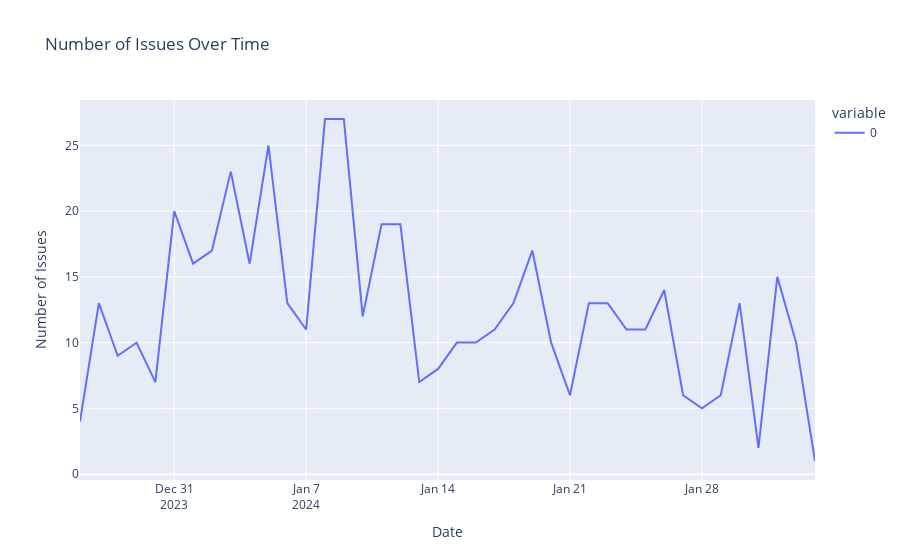

This figure's notebook cell:
### Markdown cell above
### 1. How do the number of issues evolve over time?

### Code cell
df['created_at'] = pd.to_datetime(df['created_at'])

issue_counts_by_date = df.resample('D', on='created_at').size()

# Plot
fig = px.line(issue_counts_by_date, title='Number of Issues Over Time')
fig.update_xaxes(title_text='Date')
fig.update_yaxes(title_text='Number of Issues')
fig.show()

### Figure 1 — Plotly figure (JSON) as saved in the notebook; plotly's stock layout.template omitted (floating-point values rounded to 4 significant figures)
{"data": [{"hovertemplate": "variable=0<br>created_at=%{x}<br>value=%{y}<extra></extra>", "legendgroup": "0", "line": {"color": "#636efa", "dash": "solid"}, "marker": {"symbol": "circle"}, "mode": "lines", "name": "0", "orientation": "v", "showlegend": true, "type": "scatter", "x": ["2023-12-26T00:00:00+00:00", "2023-12-27T00:00:00+00:00", "2023-12-28T00:00:00+00:00", "2023-12-29T00:00:00+00:00", "2023-12-30T00:00:00+00:00", "2023-12-31T00:00:00+00:00", "2024-01-01T00:00:00+00:00", "2024-01-02T00:00:00+00:00", "2024-01-03T00:00:00+00:00", "2024-01-04T00:00:00+00:00", "2024-01-05T00:00:00+00:00", "2024-01-06T00:00:00+00:00", "2024-01-07T00:00:00+00:00", "2024-01-08T00:00:00+00:00", "2024-01-09T00:00:00+00:00", "2024-01-10T00:00:00+00:00", "2024-01-11T00:00:00+00:00", "2024-01-12T00:00:00+00:00", "2024-01-13T00:00:00+00:00", "2024-01-14T00:00:00+00:00", "2024-01-15T00:00:00+00:00", "2024-01-16T00:00:00+00:00", "2024-01-17T00:00:00+00:00", "2024-01-18T00:00:00+00:00", "2024-01-19T00:00:00+00:00", "2024-01-20T00:00:00+00:00", "2024-01-21T00:00:00+00:00", "2024-01-22T00:00:00+00:00", "2024-01-23T00:00:00+00:00", "2024-01-24T00:00:00+00:00", "2024-01-25T00:00:00+00:00", "2024-01-26T00:00:00+00:00", "2024-01-27T00:00:00+00:00", "2024-01-28T00:00:00+00:00", "2024-01-29T00:00:00+00:00", "2024-01-30T00:00:00+00:00", "2024-01-31T00:00:00+00:00", "2024-02-01T00:00:00+00:00", "2024-02-02T00:00:00+00:00", "2024-02-03T00:00:00+00:00"], "xaxis": "x", "y": [4, 13, 9, 10, 7, 20, 16, 17, 23, 16, 25, 13, 11, 27, 27, 12, 19, 19, 7, 8, 10, 10, 11, 13, 17, 10, 6, 13, 13, 11, 11, 14, 6, 5, 6, 13, 2, 15, 10, 1], "yaxis": "y"}], "layout": {"legend": {"title": {"text": "variable"}, "tracegroupgap": 0}, "title": {"text": "Number of Issues Over Time"}, "xaxis": {"anchor": "y", "domain": [0, 1], "title": {"text": "Date"}}, "yaxis": {"anchor": "x", "domain": [0, 1], "title": {"text": "Number of Issues"}}}}
